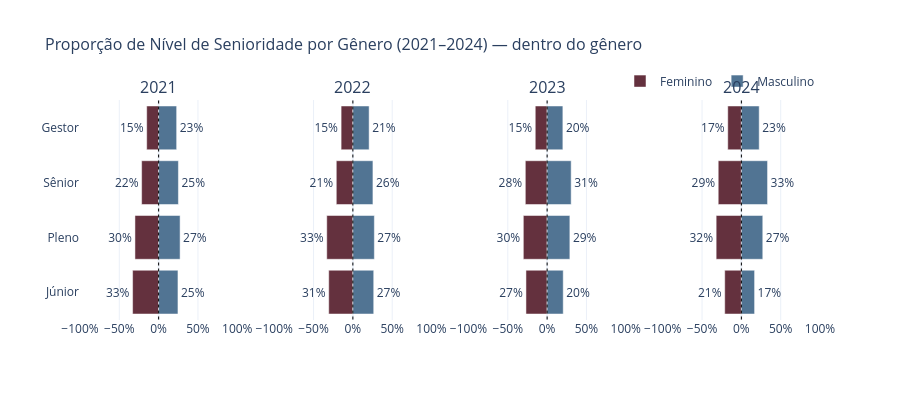

Notebook cell for this chart:
### Markdown cell above
---
## Gráfico 2 — Pirâmide de Senioridade × Gênero por Ano
> Proporção calculada **dentro do gênero**: de todas as mulheres, quantas % estão em cada nível?  
> Feminino vai para esquerda (valores negativos), Masculino para direita.

### Code cell
fig = make_subplots(
    rows=1, cols=4,
    subplot_titles=ANOS,
    shared_yaxes=True
)

for i, ano in enumerate(ANOS, 1):
    df_ano = df[df['ano_pesquisa'] == ano].dropna(subset=['nivel'])
    prop = prop_dentro_genero(df_ano, 'nivel').reindex(NIVEL_SENIORIDADE_ORDEM)

    for genero in ['Feminino', 'Masculino']:
        vals = prop[genero] if genero in prop.columns else pd.Series([0]*len(prop))
        x_vals = -vals if genero == 'Feminino' else vals  # espelha feminino
        fig.add_trace(go.Bar(
            y=prop.index.tolist(),
            x=x_vals,
            name=genero,
            orientation='h',
            marker_color=CORES[genero],
            text=[f'{int(round(v))}%' for v in vals],
            textposition='outside',
        ), row=1, col=i)

    # Linha de referência em 0
    fig.add_shape(
        type='line', x0=0, x1=0,
        y0=-0.5, y1=len(NIVEL_SENIORIDADE_ORDEM)-0.5,
        line=dict(color='black', width=1, dash='dot'),
        row=1, col=i
    )
    fig.update_xaxes(ticksuffix='%', range=[-100, 100], row=1, col=i)

fig = legenda_unica(fig)
fig = layout_padrao(fig, 'Proporção de Nível de Senioridade por Gênero (2021–2024) — dentro do gênero',
                    height=400, barmode='relative')
fig.show()

### Figure 1 — Plotly figure (JSON) as saved in the notebook; plotly's stock layout.template omitted (floating-point values rounded to 4 significant figures)
{"data": [{"marker": {"color": "#64313E"}, "name": "Feminino", "orientation": "h", "showlegend": true, "text": ["33%", "30%", "22%", "15%"], "textposition": "outside", "type": "bar", "x": [-33.1, -30.11, -21.61, -15.17], "xaxis": "x", "y": ["Júnior", "Pleno", "Sênior", "Gestor"], "yaxis": "y"}, {"marker": {"color": "#517493"}, "name": "Masculino", "orientation": "h", "showlegend": true, "text": ["25%", "27%", "25%", "23%"], "textposition": "outside", "type": "bar", "x": [24.6, 27.31, 25.17, 22.93], "xaxis": "x", "y": ["Júnior", "Pleno", "Sênior", "Gestor"], "yaxis": "y"}, {"marker": {"color": "#64313E"}, "name": "Feminino", "orientation": "h", "showlegend": false, "text": ["31%", "33%", "21%", "15%"], "textposition": "outside", "type": "bar", "x": [-30.73, -33.22, -21.09, -14.97], "xaxis": "x2", "y": ["Júnior", "Pleno", "Sênior", "Gestor"], "yaxis": "y2"}, {"marker": {"color": "#517493"}, "name": "Masculino", "orientation": "h", "showlegend": false, "text": ["27%", "27%", "26%", "21%"], "textposition": "outside", "type": "bar", "x": [26.52, 27.31, 25.51, 20.67], "xaxis": "x2", "y": ["Júnior", "Pleno", "Sênior", "Gestor"], "yaxis": "y2"}, {"marker": {"color": "#64313E"}, "name": "Feminino", "orientation": "h", "showlegend": false, "text": ["27%", "30%", "28%", "15%"], "textposition": "outside", "type": "bar", "x": [-26.92, -30.26, -27.73, -15.09], "xaxis": "x3", "y": ["Júnior", "Pleno", "Sênior", "Gestor"], "yaxis": "y3"}, {"marker": {"color": "#517493"}, "name": "Masculino", "orientation": "h", "showlegend": false, "text": ["20%", "29%", "31%", "20%"], "textposition": "outside", "type": "bar", "x": [20.46, 28.93, 30.59, 20.02], "xaxis": "x3", "y": ["Júnior", "Pleno", "Sênior", "Gestor"], "yaxis": "y3"}, {"marker": {"color": "#64313E"}, "name": "Feminino", "orientation": "h", "showlegend": false, "text": ["21%", "32%", "29%", "17%"], "textposition": "outside", "type": "bar", "x": [-21.18, -32.07, -29.44, -17.31], "xaxis": "x4", "y": ["Júnior", "Pleno", "Sênior", "Gestor"], "yaxis": "y4"}, {"marker": {"color": "#517493"}, "name": "Masculino", "orientation": "h", "showlegend": false, "text": ["17%", "27%", "33%", "23%"], "textposition": "outside", "type": "bar", "x": [16.81, 27.22, 33.3, 22.67], "xaxis": "x4", "y": ["Júnior", "Pleno", "Sênior", "Gestor"], "yaxis": "y4"}], "layout": {"annotations": [{"font": {"size": 16}, "showarrow": false, "text": "2021", "x": 0.1062, "xanchor": "center", "xref": "paper", "y": 1, "yanchor": "bottom", "yref": "paper"}, {"font": {"size": 16}, "showarrow": false, "text": "2022", "x": 0.3688, "xanchor": "center", "xref": "paper", "y": 1, "yanchor": "bottom", "yref": "paper"}, {"font": {"size": 16}, "showarrow": false, "text": "2023", "x": 0.6313, "xanchor": "center", "xref": "paper", "y": 1, "yanchor": "bottom", "yref": "paper"}, {"font": {"size": 16}, "showarrow": false, "text": "2024", "x": 0.8938, "xanchor": "center", "xref": "paper", "y": 1, "yanchor": "bottom", "yref": "paper"}], "barmode": "relative", "height": 400, "legend": {"orientation": "h", "x": 1, "xanchor": "right", "y": 1.02, "yanchor": "bottom"}, "shapes": [{"line": {"color": "black", "dash": "dot", "width": 1}, "type": "line", "x0": 0, "x1": 0, "xref": "x", "y0": -0.5, "y1": 3.5, "yref": "y"}, {"line": {"color": "black", "dash": "dot", "width": 1}, "type": "line", "x0": 0, "x1": 0, "xref": "x2", "y0": -0.5, "y1": 3.5, "yref": "y2"}, {"line": {"color": "black", "dash": "dot", "width": 1}, "type": "line", "x0": 0, "x1": 0, "xref": "x3", "y0": -0.5, "y1": 3.5, "yref": "y3"}, {"line": {"color": "black", "dash": "dot", "width": 1}, "type": "line", "x0": 0, "x1": 0, "xref": "x4", "y0": -0.5, "y1": 3.5, "yref": "y4"}], "title": {"font": {"size": 16}, "text": "Proporção de Nível de Senioridade por Gênero (2021–2024) — dentro do gênero"}, "xaxis": {"anchor": "y", "domain": [0, 0.2125], "range": [-100, 100], "ticksuffix": "%"}, "xaxis2": {"anchor": "y2", "domain": [0.2625, 0.475], "range": [-100, 100], "ticksuffix": "%"}, "xaxis3": {"anchor": "y3", "domain": [0.525, 0.7375], "range": [-100, 100], "ticksuffix": "%"}, "xaxis4": {"anchor": "y4", "domain": [0.7875, 1], "range": [-100, 100], "ticksuffix": "%"}, "yaxis": {"anchor": "x", "domain": [0, 1]}, "yaxis2": {"anchor": "x2", "domain": [0, 1], "matches": "y", "showticklabels": false}, "yaxis3": {"anchor": "x3", "domain": [0, 1], "matches": "y", "showticklabels": false}, "yaxis4": {"anchor": "x4", "domain": [0, 1], "matches": "y", "showticklabels": false}}}
